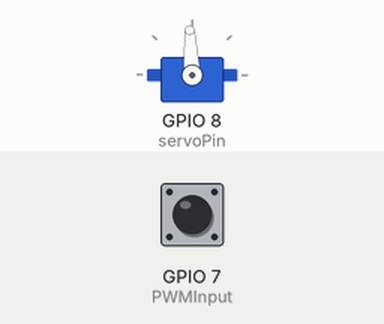
Recording of a sketch running on a simulated ESP32-S3. Shown: servo. The inputs (shaded band) are chosen by the test bench; at power-on: GPIO 7 (PWMInput) LOW. Servo pulses on a pin are drawn as a servo (544–2400 µs = 0–180°); what the sketch prints to the serial monitor is not drawn.

Above: at 2.2 s.
2.3 s: GPIO 7 (PWMInput) pulsed HIGH 2 times (0.12 s each, 0.3 s apart)
Timing chart, 0 to 9.3 s (numbered marks = the images above; inputs shaded):
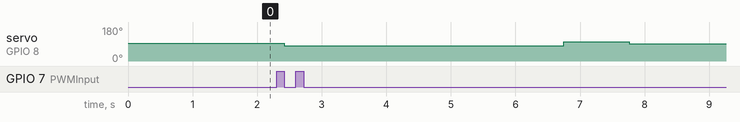

The sketch:

new_timer.ino
```cpp
#include <HardwareSerial.h>

// Pines
#define chPinA 2
#define chPinB 3
#define servoPin 8
#define PWMInput 7

//timer

hw_timer_t *timer = NULL;
volatile bool timer_flag = false;

void IRAM_ATTR onTimer() {
  if(timer_flag == false)
  {
    timer_flag = true;
  }
}

//ledc
const int PWMFreq = 50;
const int PWMChannel = 0;
const int PWMResolution = 14;
const int MAX_DUTY_CYCLE = (int)(pow(2, PWMResolution) - 1);

// Variables globales
HardwareSerial MySerial(1);
bool init_state = false;
long motorPosition = 0;

// PID
volatile long targetPosition = 0;
float integral = 0.2;
float proportional = 0.2;
float derivative = 0.00075;
double controlSignal = 0;
double previousTime = 0;
double previousError = 0;
double errorIntegral = 0;
double currentTime = 0;
const double deltaTime = 0.01;
long errorValue = 0;
double edot = 0;

// PWM
double PWMValue = 0;
int motorDirection = 0;

//filter

const int win_size = 4;
volatile float readings[win_size] = {0};
volatile float sum = 0;
volatile int indexx = 0;

//saturation

const int sat_control_signal = 100;
const int sat_windup = 20;

double t_time = 0;
double d_time = 0;
double t_time_1 = 0;

void setup() {
  Serial.begin(115200);
  MySerial.begin(1000000, SERIAL_8N1, 44, 43);
  ledcSetup(PWMChannel, PWMFreq, PWMResolution);
  ledcAttachPin(servoPin, PWMChannel);

  // Configurar pines
  pinMode(chPinA, INPUT_PULLUP);
  pinMode(chPinB, INPUT_PULLUP);
  pinMode(PWMInput, INPUT);

  targetPosition = GetPWM(PWMInput);

  Timer_Init();

}

void loop() {
  if (timer_flag){
    checkencoder();
    calculatePID();
    timer_flag = false;

  }
  targetpos();
  driveMotor();
  printValues();
}

void driveMotor() {
  // Determinar dirección

  motorDirection = (controlSignal < 0) ? 1 : (controlSignal > 0) ? -1 : 0;

  PWMValue = (int)fabs(controlSignal);
  PWMValue = map(PWMValue, 0, 100, 0, 100);

  if (motorDirection == -1) {
    ledcWrite(PWMChannel, (int)calculateWidh(1490 - PWMValue));
  } else if (motorDirection == 1) {
    ledcWrite(PWMChannel, (int)calculateWidh(1511 + PWMValue));
  } else {
    ledcWrite(PWMChannel, (int)calculateWidh(1500));
  }
}

void calculatePID() {

  //t_time = micros();
  //d_time = (t_time - t_time_1)/1000000;
  //t_time_1 = t_time;
  //Serial.println(d_time);

  errorValue = motorPosition - targetPosition;
  edot = (errorValue - previousError) / deltaTime;


  errorIntegral += (errorValue + previousError ) * deltaTime / 2;

  errorIntegral = saturation(errorIntegral, sat_windup * -1, sat_windup);
  controlSignal = (proportional * errorValue) + (derivative * edot) + (integral * errorIntegral);

  controlSignal = saturation(controlSignal, sat_control_signal * -1, sat_control_signal);

  previousError = errorValue;
}

void printValues() {
  Serial.print("Position: ");
  Serial.println(motorPosition);
  Serial.print("Error: ");
  Serial.println(errorValue);
  Serial.print("controlSignal: ");
  Serial.println(controlSignal);
  Serial.print("PWM: ");
  Serial.println(PWMValue);
}

void targetpos() {
  if (Serial.available() > 0) {

    String velString = Serial.readStringUntil('\n');

    if(velString == "init_uart"){
      init_state = true;
    }
    else if(velString == "close_uart"){
      init_state = false;
    }
    else if (init_state){
    targetPosition = velString.toInt();
    }
  }
}

void checkencoder() {
  int rawReading = GetPWM(PWMInput);
  sum = sum - readings[indexx];
  readings[indexx] = rawReading;
  sum = sum + rawReading;
  indexx = (indexx + 1) % win_size;
  motorPosition = sum / win_size;
}


int GetPWM(int pin)
{
  unsigned long highTime = pulseIn(pin, HIGH);

  if (highTime == 0)
    return digitalRead(pin);

  return highTime;
}


void Timer_Init(void)
{
  timer = timerBegin(0, 80, true);
  timerAttachInterrupt(timer, &onTimer, true);
  timerAlarmWrite(timer, 10000, true);
  timerAlarmEnable(timer);
}

double saturation(double u, double u_min, double u_max){
    return min(max(u, u_min), u_max);
}

long calculateWidh(long time){
  return time * MAX_DUTY_CYCLE / 20000;
}
```

Measured:
- after the input at 2.3 s, servo on GPIO 8 (servoPin): 93° → 82° after 0.12 s, → 103° 4.3 s later, → 91° 1.0 s later
